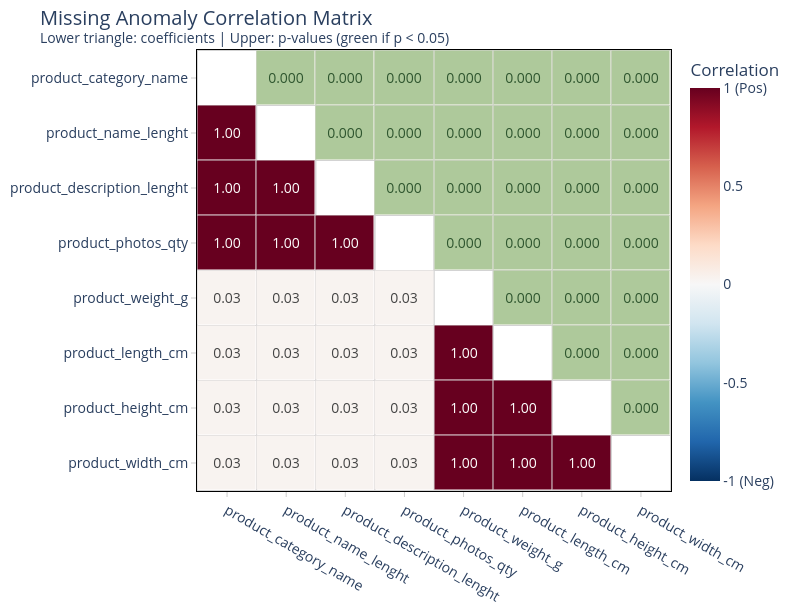

The notebook cell this image was saved under:
### Code cell
df_products.explore.anomalies_report()

### Figure 1 — Plotly figure (JSON) as saved in the notebook; plotly's stock layout.template omitted (floating-point values rounded to 4 significant figures)
{"data": [{"colorbar": {"ticktext": ["-1 (Neg)", "-0.5", "0", "0.5", "1 (Pos)"], "tickvals": [-1, -0.5, 0, 0.5, 1], "title": {"text": "Correlation"}}, "colorscale": [[0, "rgb(5,48,97)"], [0.1, "rgb(33,102,172)"], [0.2, "rgb(67,147,195)"], [0.3, "rgb(146,197,222)"], [0.4, "rgb(209,229,240)"], [0.5, "rgb(247,247,247)"], [0.6, "rgb(253,219,199)"], [0.7, "rgb(244,165,130)"], [0.8, "rgb(214,96,77)"], [0.9, "rgb(178,24,43)"], [1, "rgb(103,0,31)"]], "hoverinfo": "text", "hovertext": [["<b>product_category_name</b> vs <b>product_category_name</b><br>Correlation: 1.00<br>p-value: 1.0000", "<b>product_category_name</b> vs <b>product_name_lenght</b><br>Correlation: 1.00<br>p-value: 0.0000", "<b>product_category_name</b> vs <b>product_description_lenght</b><br>Correlation: 1.00<br>p-value: 0.0000", "<b>product_category_name</b> vs <b>product_photos_qty</b><br>Correlation: 1.00<br>p-value: 0.0000", "<b>product_category_name</b> vs <b>product_weight_g</b><br>Correlation: 0.03<br>p-value: 0.0000", "<b>product_category_name</b> vs <b>product_length_cm</b><br>Correlation: 0.03<br>p-value: 0.0000", "<b>product_category_name</b> vs <b>product_height_cm</b><br>Correlation: 0.03<br>p-value: 0.0000", "<b>product_category_name</b> vs <b>product_width_cm</b><br>Correlation: 0.03<br>p-value: 0.0000"], ["<b>product_name_lenght</b> vs <b>product_category_name</b><br>Correlation: 1.00<br>p-value: 0.0000", "<b>product_name_lenght</b> vs <b>product_name_lenght</b><br>Correlation: 1.00<br>p-value: 1.0000", "<b>product_name_lenght</b> vs <b>product_description_lenght</b><br>Correlation: 1.00<br>p-value: 0.0000", "<b>product_name_lenght</b> vs <b>product_photos_qty</b><br>Correlation: 1.00<br>p-value: 0.0000", "<b>product_name_lenght</b> vs <b>product_weight_g</b><br>Correlation: 0.03<br>p-value: 0.0000", "<b>product_name_lenght</b> vs <b>product_length_cm</b><br>Correlation: 0.03<br>p-value: 0.0000", "<b>product_name_lenght</b> vs <b>product_height_cm</b><br>Correlation: 0.03<br>p-value: 0.0000", "<b>product_name_lenght</b> vs <b>product_width_cm</b><br>Correlation: 0.03<br>p-value: 0.0000"], ["<b>product_description_lenght</b> vs <b>product_category_name</b><br>Correlation: 1.00<br>p-value: 0.0000", "<b>product_description_lenght</b> vs <b>product_name_lenght</b><br>Correlation: 1.00<br>p-value: 0.0000", "<b>product_description_lenght</b> vs <b>product_description_lenght</b><br>Correlation: 1.00<br>p-value: 1.0000", "<b>product_description_lenght</b> vs <b>product_photos_qty</b><br>Correlation: 1.00<br>p-value: 0.0000", "<b>product_description_lenght</b> vs <b>product_weight_g</b><br>Correlation: 0.03<br>p-value: 0.0000", "<b>product_description_lenght</b> vs <b>product_length_cm</b><br>Correlation: 0.03<br>p-value: 0.0000", "<b>product_description_lenght</b> vs <b>product_height_cm</b><br>Correlation: 0.03<br>p-value: 0.0000", "<b>product_description_lenght</b> vs <b>product_width_cm</b><br>Correlation: 0.03<br>p-value: 0.0000"], ["<b>product_photos_qty</b> vs <b>product_category_name</b><br>Correlation: 1.00<br>p-value: 0.0000", "<b>product_photos_qty</b> vs <b>product_name_lenght</b><br>Correlation: 1.00<br>p-value: 0.0000", "<b>product_photos_qty</b> vs <b>product_description_lenght</b><br>Correlation: 1.00<br>p-value: 0.0000", "<b>product_photos_qty</b> vs <b>product_photos_qty</b><br>Correlation: 1.00<br>p-value: 1.0000", "<b>product_photos_qty</b> vs <b>product_weight_g</b><br>Correlation: 0.03<br>p-value: 0.0000", "<b>product_photos_qty</b> vs <b>product_length_cm</b><br>Correlation: 0.03<br>p-value: 0.0000", "<b>product_photos_qty</b> vs <b>product_height_cm</b><br>Correlation: 0.03<br>p-value: 0.0000", "<b>product_photos_qty</b> vs <b>product_width_cm</b><br>Correlation: 0.03<br>p-value: 0.0000"], ["<b>product_weight_g</b> vs <b>product_category_name</b><br>Correlation: 0.03<br>p-value: 0.0000", "<b>product_weight_g</b> vs <b>product_name_lenght</b><br>Correlation: 0.03<br>p-value: 0.0000", "<b>product_weight_g</b> vs <b>product_description_lenght</b><br>Correlation: 0.03<br>p-value: 0.0000", "<b>product_weight_g</b> vs <b>product_photos_qty</b><br>Correlation: 0.03<br>p-value: 0.0000", "<b>product_weight_g</b> vs <b>product_weight_g</b><br>Correlation: 1.00<br>p-value: 1.0000", "<b>product_weight_g</b> vs <b>product_length_cm</b><br>Correlation: 1.00<br>p-value: 0.0000", "<b>product_weight_g</b> vs <b>product_height_cm</b><br>Correlation: 1.00<br>p-value: 0.0000", "<b>product_weight_g</b> vs <b>product_width_cm</b><br>Correlation: 1.00<br>p-value: 0.0000"], ["<b>product_length_cm</b> vs <b>product_category_name</b><br>Correlation: 0.03<br>p-value: 0.0000", "<b>product_length_cm</b> vs <b>product_name_lenght</b><br>Correlation: 0.03<br>p-value: 0.0000", "<b>product_length_cm</b> vs <b>product_description_lenght</b><br>Correlation: 0.03<br>p-value: 0.0000", "<b>product_length_cm</b> vs <b>product_photos_qty</b><br>Correlation: 0.03<br>p-value: 0.0000", "<b>product_length_cm</b> vs <b>product_weight_g</b><br>Correlation: 1.00<br>p-value: 0.0000", "<b>product_length_cm</b> vs <b>product_length_cm</b><br>Correlation: 1.00<br>p-value: 1.0000", "<b>product_length_cm</b> vs <b>product_height_cm</b><br>Correlation: 1.00<br>p-value: 0.0000", "<b>product_length_cm</b> vs <b>product_width_cm</b><br>Correlation: 1.00<br>p-value: 0.0000"], ["<b>product_height_cm</b> vs <b>product_category_name</b><br>Correlation: 0.03<br>p-value: 0.0000", "<b>product_height_cm</b> vs <b>product_name_lenght</b><br>Correlation: 0.03<br>p-value: 0.0000", "<b>product_height_cm</b> vs <b>product_description_lenght</b><br>Correlation: 0.03<br>p-value: 0.0000", "<b>product_height_cm</b> vs <b>product_photos_qty</b><br>Correlation: 0.03<br>p-value: 0.0000", "<b>product_height_cm</b> vs <b>product_weight_g</b><br>Correlation: 1.00<br>p-value: 0.0000", "<b>product_height_cm</b> vs <b>product_length_cm</b><br>Correlation: 1.00<br>p-value: 0.0000", "<b>product_height_cm</b> vs <b>product_height_cm</b><br>Correlation: 1.00<br>p-value: 1.0000", "<b>product_height_cm</b> vs <b>product_width_cm</b><br>Correlation: 1.00<br>p-value: 0.0000"], ["<b>product_width_cm</b> vs <b>product_category_name</b><br>Correlation: 0.03<br>p-value: 0.0000", "<b>product_width_cm</b> vs <b>product_name_lenght</b><br>Correlation: 0.03<br>p-value: 0.0000", "<b>product_width_cm</b> vs <b>product_description_lenght</b><br>Correlation: 0.03<br>p-value: 0.0000", "<b>product_width_cm</b> vs <b>product_photos_qty</b><br>Correlation: 0.03<br>p-value: 0.0000", "<b>product_width_cm</b> vs <b>product_weight_g</b><br>Correlation: 1.00<br>p-value: 0.0000", "<b>product_width_cm</b> vs <b>product_length_cm</b><br>Correlation: 1.00<br>p-value: 0.0000", "<b>product_width_cm</b> vs <b>product_height_cm</b><br>Correlation: 1.00<br>p-value: 0.0000", "<b>product_width_cm</b> vs <b>product_width_cm</b><br>Correlation: 1.00<br>p-value: 1.0000"]], "showscale": true, "text": [["", "0.000", "0.000", "0.000", "0.000", "0.000", "0.000", "0.000"], ["1.00", "", "0.000", "0.000", "0.000", "0.000", "0.000", "0.000"], ["1.00", "1.00", "", "0.000", "0.000", "0.000", "0.000", "0.000"], ["1.00", "1.00", "1.00", "", "0.000", "0.000", "0.000", "0.000"], ["0.03", "0.03", "0.03", "0.03", "", "0.000", "0.000", "0.000"], ["0.03", "0.03", "0.03", "0.03", "1.00", "", "0.000", "0.000"], ["0.03", "0.03", "0.03", "0.03", "1.00", "1.00", "", "0.000"], ["0.03", "0.03", "0.03", "0.03", "1.00", "1.00", "1.00", ""]], "textfont": {"size": 14}, "texttemplate": "%{text}", "type": "heatmap", "x": ["product_category_name", "product_name_lenght", "product_description_lenght", "product_photos_qty", "product_weight_g", "product_length_cm", "product_height_cm", "product_width_cm"], "xgap": 1, "y": ["product_category_name", "product_name_lenght", "product_description_lenght", "product_photos_qty", "product_weight_g", "product_length_cm", "product_height_cm", "product_width_cm"], "ygap": 1, "z": [[NaN, 0.1, 0.1, 0.1, 0.1, 0.1, 0.1, 0.1], [1.0, NaN, 0.1, 0.1, 0.1, 0.1, 0.1, 0.1], [1.0, 1.0, NaN, 0.1, 0.1, 0.1, 0.1, 0.1], [1.0, 1.0, 1.0, NaN, 0.1, 0.1, 0.1, 0.1], [0.03, 0.03, 0.03, 0.03, NaN, 0.1, 0.1, 0.1], [0.03, 0.03, 0.03, 0.03, 1.0, NaN, 0.1, 0.1], [0.03, 0.03, 0.03, 0.03, 1.0, 1.0, NaN, 0.1], [0.03, 0.03, 0.03, 0.03, 1.0, 1.0, 1.0, NaN]], "zmax": 1, "zmin": -1}, {"colorscale": [[0, "rgba(0,128,0,0.3)"], [1, "rgba(0,128,0,0.3)"]], "hoverinfo": "skip", "showscale": false, "type": "heatmap", "x": ["product_category_name", "product_name_lenght", "product_description_lenght", "product_photos_qty", "product_weight_g", "product_length_cm", "product_height_cm", "product_width_cm"], "xgap": 1, "y": ["product_category_name", "product_name_lenght", "product_description_lenght", "product_photos_qty", "product_weight_g", "product_length_cm", "product_height_cm", "product_width_cm"], "ygap": 1, "z": [[NaN, 0.1, 0.1, 0.1, 0.1, 0.1, 0.1, 0.1], [NaN, NaN, 0.1, 0.1, 0.1, 0.1, 0.1, 0.1], [NaN, NaN, NaN, 0.1, 0.1, 0.1, 0.1, 0.1], [NaN, NaN, NaN, NaN, 0.1, 0.1, 0.1, 0.1], [NaN, NaN, NaN, NaN, NaN, 0.1, 0.1, 0.1], [NaN, NaN, NaN, NaN, NaN, NaN, 0.1, 0.1], [NaN, NaN, NaN, NaN, NaN, NaN, NaN, 0.1], [NaN, NaN, NaN, NaN, NaN, NaN, NaN, NaN]], "zmax": 1, "zmin": 0}], "layout": {"coloraxis": {"cmax": 1, "cmin": -1, "colorscale": [[0, "rgb(5,48,97)"], [0.1, "rgb(33,102,172)"], [0.2, "rgb(67,147,195)"], [0.3, "rgb(146,197,222)"], [0.4, "rgb(209,229,240)"], [0.5, "rgb(247,247,247)"], [0.6, "rgb(253,219,199)"], [0.7, "rgb(244,165,130)"], [0.8, "rgb(214,96,77)"], [0.9, "rgb(178,24,43)"], [1, "rgb(103,0,31)"]]}, "font": {"size": 14}, "height": 615, "plot_bgcolor": "white", "shapes": [{"fillcolor": "rgba(0,0,0,0)", "layer": "below", "line": {"color": "lightgray", "width": 1}, "type": "rect", "x0": -0.5, "x1": 7.5, "y0": -0.5, "y1": 7.5}, {"fillcolor": "rgba(0,0,0,0)", "layer": "below", "line": {"color": "lightgray", "width": 1}, "type": "rect", "x0": -0.5, "x1": 0.5, "y0": -0.5, "y1": 0.5}, {"fillcolor": "rgba(0,0,0,0)", "layer": "below", "line": {"color": "lightgray", "width": 1}, "type": "rect", "x0": -0.5, "x1": 0.5, "y0": 0.5, "y1": 1.5}, {"fillcolor": "rgba(0,0,0,0)", "layer": "below", "line": {"color": "lightgray", "width": 1}, "type": "rect", "x0": -0.5, "x1": 0.5, "y0": 1.5, "y1": 2.5}, {"fillcolor": "rgba(0,0,0,0)", "layer": "below", "line": {"color": "lightgray", "width": 1}, "type": "rect", "x0": -0.5, "x1": 0.5, "y0": 2.5, "y1": 3.5}, {"fillcolor": "rgba(0,0,0,0)", "layer": "below", "line": {"color": "lightgray", "width": 1}, "type": "rect", "x0": -0.5, "x1": 0.5, "y0": 3.5, "y1": 4.5}, {"fillcolor": "rgba(0,0,0,0)", "layer": "below", "line": {"color": "lightgray", "width": 1}, "type": "rect", "x0": -0.5, "x1": 0.5, "y0": 4.5, "y1": 5.5}, {"fillcolor": "rgba(0,0,0,0)", "layer": "below", "line": {"color": "lightgray", "width": 1}, "type": "rect", "x0": -0.5, "x1": 0.5, "y0": 5.5, "y1": 6.5}, {"fillcolor": "rgba(0,0,0,0)", "layer": "below", "line": {"color": "lightgray", "width": 1}, "type": "rect", "x0": -0.5, "x1": 0.5, "y0": 6.5, "y1": 7.5}, {"fillcolor": "rgba(0,0,0,0)", "layer": "below", "line": {"color": "lightgray", "width": 1}, "type": "rect", "x0": 0.5, "x1": 1.5, "y0": -0.5, "y1": 0.5}, {"fillcolor": "rgba(0,0,0,0)", "layer": "below", "line": {"color": "lightgray", "width": 1}, "type": "rect", "x0": 0.5, "x1": 1.5, "y0": 0.5, "y1": 1.5}, {"fillcolor": "rgba(0,0,0,0)", "layer": "below", "line": {"color": "lightgray", "width": 1}, "type": "rect", "x0": 0.5, "x1": 1.5, "y0": 1.5, "y1": 2.5}, {"fillcolor": "rgba(0,0,0,0)", "layer": "below", "line": {"color": "lightgray", "width": 1}, "type": "rect", "x0": 0.5, "x1": 1.5, "y0": 2.5, "y1": 3.5}, {"fillcolor": "rgba(0,0,0,0)", "layer": "below", "line": {"color": "lightgray", "width": 1}, "type": "rect", "x0": 0.5, "x1": 1.5, "y0": 3.5, "y1": 4.5}, {"fillcolor": "rgba(0,0,0,0)", "layer": "below", "line": {"color": "lightgray", "width": 1}, "type": "rect", "x0": 0.5, "x1": 1.5, "y0": 4.5, "y1": 5.5}, {"fillcolor": "rgba(0,0,0,0)", "layer": "below", "line": {"color": "lightgray", "width": 1}, "type": "rect", "x0": 0.5, "x1": 1.5, "y0": 5.5, "y1": 6.5}, {"fillcolor": "rgba(0,0,0,0)", "layer": "below", "line": {"color": "lightgray", "width": 1}, "type": "rect", "x0": 0.5, "x1": 1.5, "y0": 6.5, "y1": 7.5}, {"fillcolor": "rgba(0,0,0,0)", "layer": "below", "line": {"color": "lightgray", "width": 1}, "type": "rect", "x0": 1.5, "x1": 2.5, "y0": -0.5, "y1": 0.5}, {"fillcolor": "rgba(0,0,0,0)", "layer": "below", "line": {"color": "lightgray", "width": 1}, "type": "rect", "x0": 1.5, "x1": 2.5, "y0": 0.5, "y1": 1.5}, {"fillcolor": "rgba(0,0,0,0)", "layer": "below", "line": {"color": "lightgray", "width": 1}, "type": "rect", "x0": 1.5, "x1": 2.5, "y0": 1.5, "y1": 2.5}, {"fillcolor": "rgba(0,0,0,0)", "layer": "below", "line": {"color": "lightgray", "width": 1}, "type": "rect", "x0": 1.5, "x1": 2.5, "y0": 2.5, "y1": 3.5}, {"fillcolor": "rgba(0,0,0,0)", "layer": "below", "line": {"color": "lightgray", "width": 1}, "type": "rect", "x0": 1.5, "x1": 2.5, "y0": 3.5, "y1": 4.5}, {"fillcolor": "rgba(0,0,0,0)", "layer": "below", "line": {"color": "lightgray", "width": 1}, "type": "rect", "x0": 1.5, "x1": 2.5, "y0": 4.5, "y1": 5.5}, {"fillcolor": "rgba(0,0,0,0)", "layer": "below", "line": {"color": "lightgray", "width": 1}, "type": "rect", "x0": 1.5, "x1": 2.5, "y0": 5.5, "y1": 6.5}, {"fillcolor": "rgba(0,0,0,0)", "layer": "below", "line": {"color": "lightgray", "width": 1}, "type": "rect", "x0": 1.5, "x1": 2.5, "y0": 6.5, "y1": 7.5}, {"fillcolor": "rgba(0,0,0,0)", "layer": "below", "line": {"color": "lightgray", "width": 1}, "type": "rect", "x0": 2.5, "x1": 3.5, "y0": -0.5, "y1": 0.5}, {"fillcolor": "rgba(0,0,0,0)", "layer": "below", "line": {"color": "lightgray", "width": 1}, "type": "rect", "x0": 2.5, "x1": 3.5, "y0": 0.5, "y1": 1.5}, {"fillcolor": "rgba(0,0,0,0)", "layer": "below", "line": {"color": "lightgray", "width": 1}, "type": "rect", "x0": 2.5, "x1": 3.5, "y0": 1.5, "y1": 2.5}, {"fillcolor": "rgba(0,0,0,0)", "layer": "below", "line": {"color": "lightgray", "width": 1}, "type": "rect", "x0": 2.5, "x1": 3.5, "y0": 2.5, "y1": 3.5}, {"fillcolor": "rgba(0,0,0,0)", "layer": "below", "line": {"color": "lightgray", "width": 1}, "type": "rect", "x0": 2.5, "x1": 3.5, "y0": 3.5, "y1": 4.5}, {"fillcolor": "rgba(0,0,0,0)", "layer": "below", "line": {"color": "lightgray", "width": 1}, "type": "rect", "x0": 2.5, "x1": 3.5, "y0": 4.5, "y1": 5.5}, {"fillcolor": "rgba(0,0,0,0)", "layer": "below", "line": {"color": "lightgray", "width": 1}, "type": "rect", "x0": 2.5, "x1": 3.5, "y0": 5.5, "y1": 6.5}, {"fillcolor": "rgba(0,0,0,0)", "layer": "below", "line": {"color": "lightgray", "width": 1}, "type": "rect", "x0": 2.5, "x1": 3.5, "y0": 6.5, "y1": 7.5}, {"fillcolor": "rgba(0,0,0,0)", "layer": "below", "line": {"color": "lightgray", "width": 1}, "type": "rect", "x0": 3.5, "x1": 4.5, "y0": -0.5, "y1": 0.5}, {"fillcolor": "rgba(0,0,0,0)", "layer": "below", "line": {"color": "lightgray", "width": 1}, "type": "rect", "x0": 3.5, "x1": 4.5, "y0": 0.5, "y1": 1.5}, {"fillcolor": "rgba(0,0,0,0)", "layer": "below", "line": {"color": "lightgray", "width": 1}, "type": "rect", "x0": 3.5, "x1": 4.5, "y0": 1.5, "y1": 2.5}, {"fillcolor": "rgba(0,0,0,0)", "layer": "below", "line": {"color": "lightgray", "width": 1}, "type": "rect", "x0": 3.5, "x1": 4.5, "y0": 2.5, "y1": 3.5}, {"fillcolor": "rgba(0,0,0,0)", "layer": "below", "line": {"color": "lightgray", "width": 1}, "type": "rect", "x0": 3.5, "x1": 4.5, "y0": 3.5, "y1": 4.5}, {"fillcolor": "rgba(0,0,0,0)", "layer": "below", "line": {"color": "lightgray", "width": 1}, "type": "rect", "x0": 3.5, "x1": 4.5, "y0": 4.5, "y1": 5.5}, {"fillcolor": "rgba(0,0,0,0)", "layer": "below", "line": {"color": "lightgray", "width": 1}, "type": "rect", "x0": 3.5, "x1": 4.5, "y0": 5.5, "y1": 6.5}, {"fillcolor": "rgba(0,0,0,0)", "layer": "below", "line": {"color": "lightgray", "width": 1}, "type": "rect", "x0": 3.5, "x1": 4.5, "y0": 6.5, "y1": 7.5}, {"fillcolor": "rgba(0,0,0,0)", "layer": "below", "line": {"color": "lightgray", "width": 1}, "type": "rect", "x0": 4.5, "x1": 5.5, "y0": -0.5, "y1": 0.5}, {"fillcolor": "rgba(0,0,0,0)", "layer": "below", "line": {"color": "lightgray", "width": 1}, "type": "rect", "x0": 4.5, "x1": 5.5, "y0": 0.5, "y1": 1.5}, {"fillcolor": "rgba(0,0,0,0)", "layer": "below", "line": {"color": "lightgray", "width": 1}, "type": "rect", "x0": 4.5, "x1": 5.5, "y0": 1.5, "y1": 2.5}, {"fillcolor": "rgba(0,0,0,0)", "layer": "below", "line": {"color": "lightgray", "width": 1}, "type": "rect", "x0": 4.5, "x1": 5.5, "y0": 2.5, "y1": 3.5}, {"fillcolor": "rgba(0,0,0,0)", "layer": "below", "line": {"color": "lightgray", "width": 1}, "type": "rect", "x0": 4.5, "x1": 5.5, "y0": 3.5, "y1": 4.5}, {"fillcolor": "rgba(0,0,0,0)", "layer": "below", "line": {"color": "lightgray", "width": 1}, "type": "rect", "x0": 4.5, "x1": 5.5, "y0": 4.5, "y1": 5.5}, {"fillcolor": "rgba(0,0,0,0)", "layer": "below", "line": {"color": "lightgray", "width": 1}, "type": "rect", "x0": 4.5, "x1": 5.5, "y0": 5.5, "y1": 6.5}, {"fillcolor": "rgba(0,0,0,0)", "layer": "below", "line": {"color": "lightgray", "width": 1}, "type": "rect", "x0": 4.5, "x1": 5.5, "y0": 6.5, "y1": 7.5}, {"fillcolor": "rgba(0,0,0,0)", "layer": "below", "line": {"color": "lightgray", "width": 1}, "type": "rect", "x0": 5.5, "x1": 6.5, "y0": -0.5, "y1": 0.5}, {"fillcolor": "rgba(0,0,0,0)", "layer": "below", "line": {"color": "lightgray", "width": 1}, "type": "rect", "x0": 5.5, "x1": 6.5, "y0": 0.5, "y1": 1.5}, {"fillcolor": "rgba(0,0,0,0)", "layer": "below", "line": {"color": "lightgray", "width": 1}, "type": "rect", "x0": 5.5, "x1": 6.5, "y0": 1.5, "y1": 2.5}, {"fillcolor": "rgba(0,0,0,0)", "layer": "below", "line": {"color": "lightgray", "width": 1}, "type": "rect", "x0": 5.5, "x1": 6.5, "y0": 2.5, "y1": 3.5}, {"fillcolor": "rgba(0,0,0,0)", "layer": "below", "line": {"color": "lightgray", "width": 1}, "type": "rect", "x0": 5.5, "x1": 6.5, "y0": 3.5, "y1": 4.5}, {"fillcolor": "rgba(0,0,0,0)", "layer": "below", "line": {"color": "lightgray", "width": 1}, "type": "rect", "x0": 5.5, "x1": 6.5, "y0": 4.5, "y1": 5.5}, {"fillcolor": "rgba(0,0,0,0)", "layer": "below", "line": {"color": "lightgray", "width": 1}, "type": "rect", "x0": 5.5, "x1": 6.5, "y0": 5.5, "y1": 6.5}, {"fillcolor": "rgba(0,0,0,0)", "layer": "below", "line": {"color": "lightgray", "width": 1}, "type": "rect", "x0": 5.5, "x1": 6.5, "y0": 6.5, "y1": 7.5}, {"fillcolor": "rgba(0,0,0,0)", "layer": "below", "line": {"color": "lightgray", "width": 1}, "type": "rect", "x0": 6.5, "x1": 7.5, "y0": -0.5, "y1": 0.5}, {"fillcolor": "rgba(0,0,0,0)", "layer": "below", "line": {"color": "lightgray", "width": 1}, "type": "rect", "x0": 6.5, "x1": 7.5, "y0": 0.5, "y1": 1.5}, {"fillcolor": "rgba(0,0,0,0)", "layer": "below", "line": {"color": "lightgray", "width": 1}, "type": "rect", "x0": 6.5, "x1": 7.5, "y0": 1.5, "y1": 2.5}, {"fillcolor": "rgba(0,0,0,0)", "layer": "below", "line": {"color": "lightgray", "width": 1}, "type": "rect", "x0": 6.5, "x1": 7.5, "y0": 2.5, "y1": 3.5}, {"fillcolor": "rgba(0,0,0,0)", "layer": "below", "line": {"color": "lightgray", "width": 1}, "type": "rect", "x0": 6.5, "x1": 7.5, "y0": 3.5, "y1": 4.5}, {"fillcolor": "rgba(0,0,0,0)", "layer": "below", "line": {"color": "lightgray", "width": 1}, "type": "rect", "x0": 6.5, "x1": 7.5, "y0": 4.5, "y1": 5.5}, {"fillcolor": "rgba(0,0,0,0)", "layer": "below", "line": {"color": "lightgray", "width": 1}, "type": "rect", "x0": 6.5, "x1": 7.5, "y0": 5.5, "y1": 6.5}, {"fillcolor": "rgba(0,0,0,0)", "layer": "below", "line": {"color": "lightgray", "width": 1}, "type": "rect", "x0": 6.5, "x1": 7.5, "y0": 6.5, "y1": 7.5}], "title": {"text": "Missing Anomaly Correlation Matrix<br><sup>Lower triangle: coefficients | Upper: p-values (green if p < 0.05)</sup>"}, "width": 800, "xaxis": {"linecolor": "black", "linewidth": 1, "mirror": true, "showgrid": false, "showline": true}, "yaxis": {"autorange": "reversed", "linecolor": "black", "linewidth": 1, "mirror": true, "showgrid": false, "showline": true}}}
